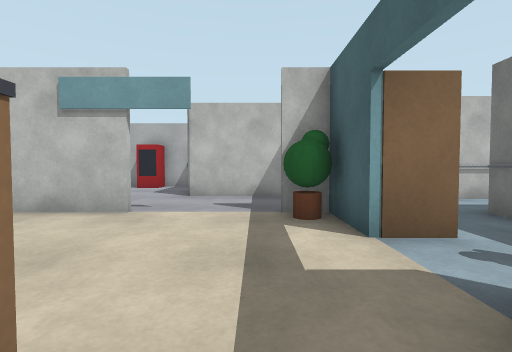
view 1 (above)

24 first-person views from a walk through a robot-simulator world made for Gazebo. The camera is 0.9 m above the floor, tilts 2° down and sees 85° across. The floor is counted in squares, 1 m on a side. Each view is taken from the middle of a square. On the plan, view 1 faces up. The plan holds only what a view shows up to about 11 squares ahead; the rest is blank. The place goes on beyond the plan. Simple shapes stand in for some stock models.

view 2
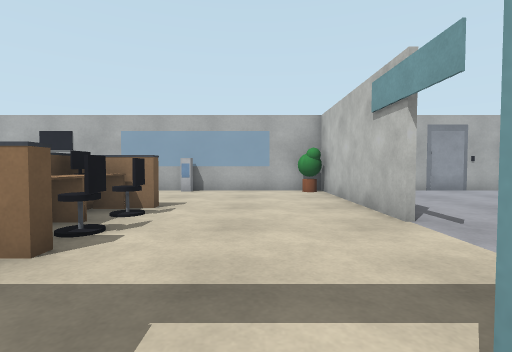

view 3
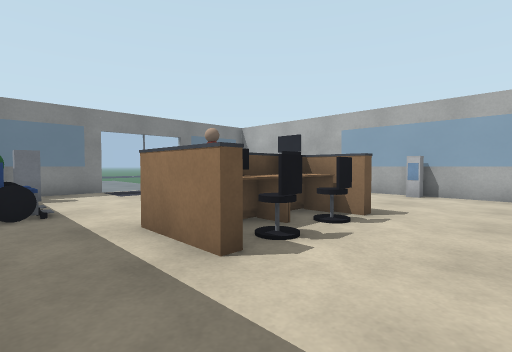

view 4
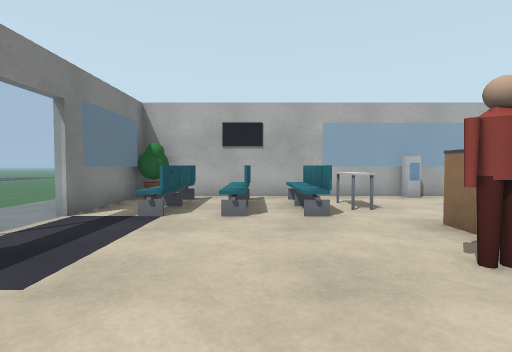

view 5
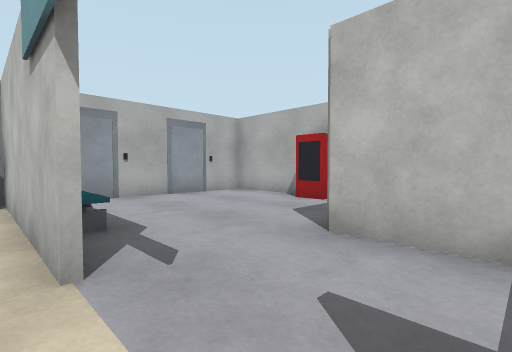

view 6
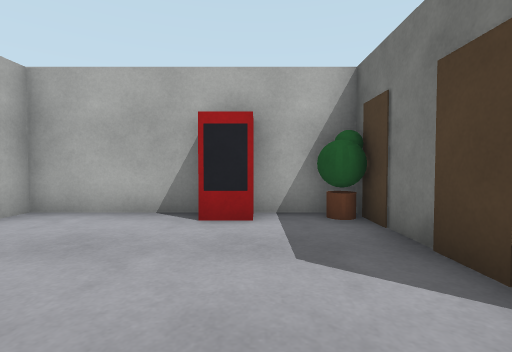

view 7
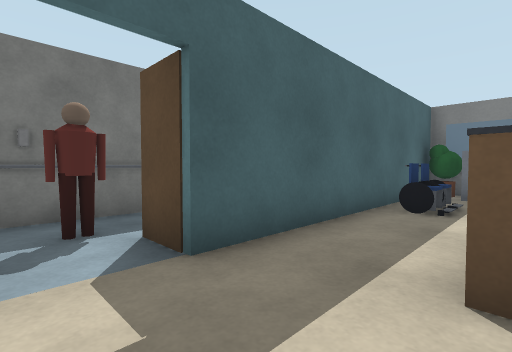

view 8
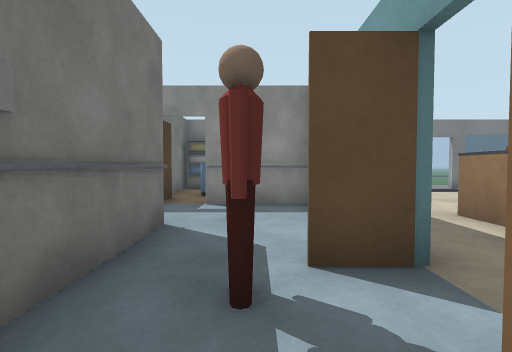

view 9
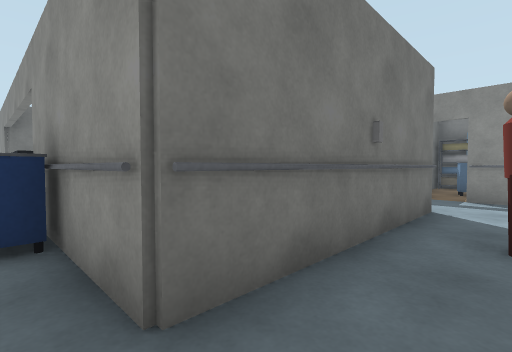

view 10
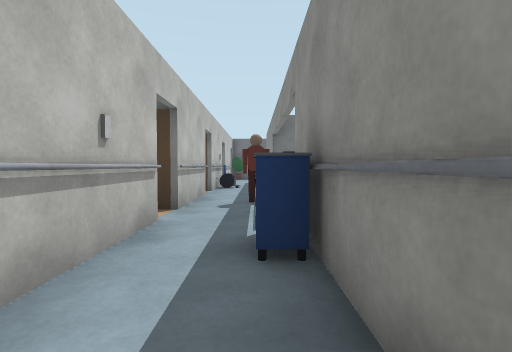

view 11
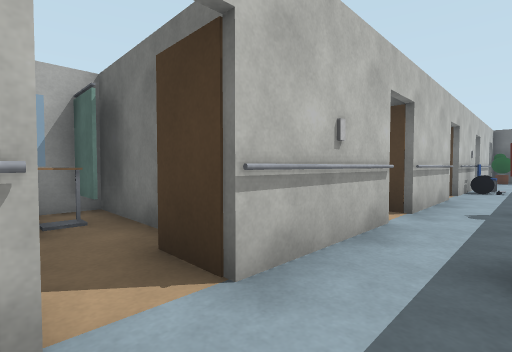

view 12
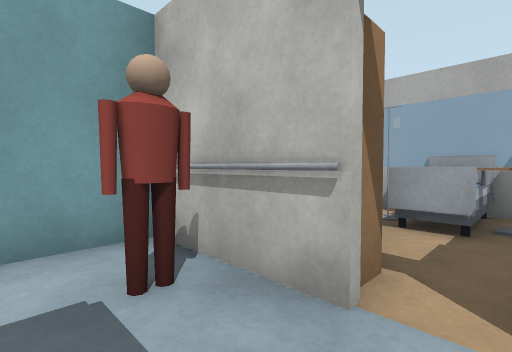

view 13
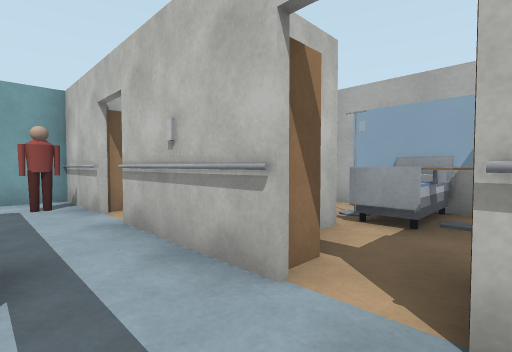

view 14
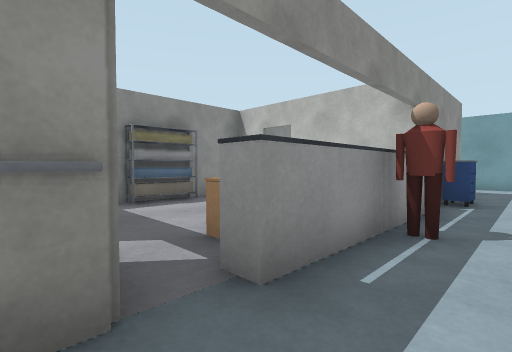

view 15
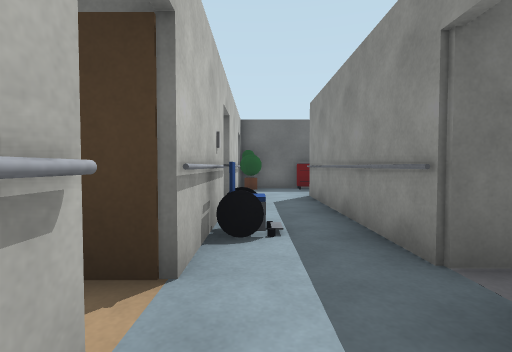

view 16
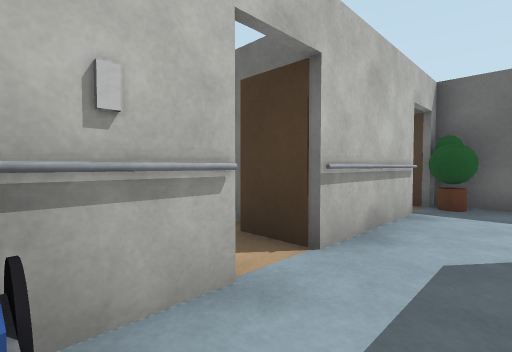

view 17
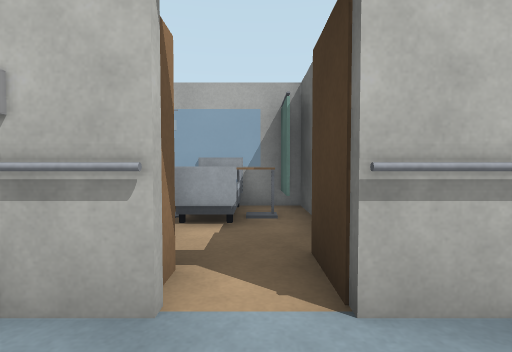

view 18
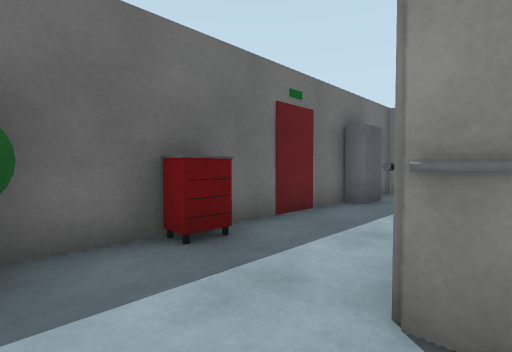

view 19
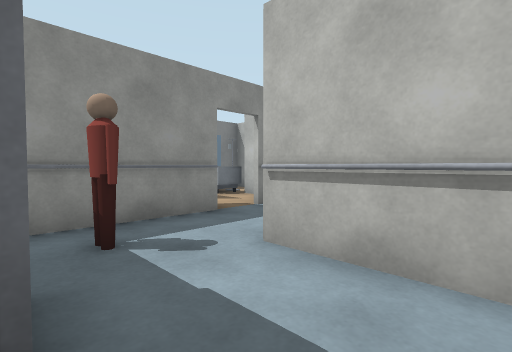

view 20
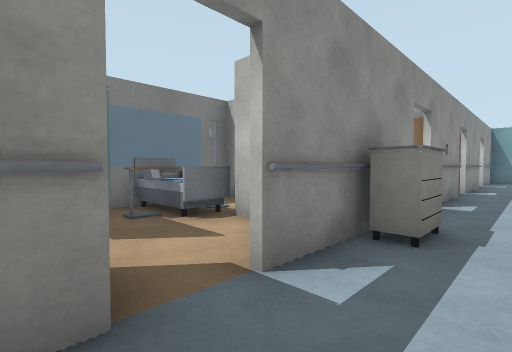

view 21
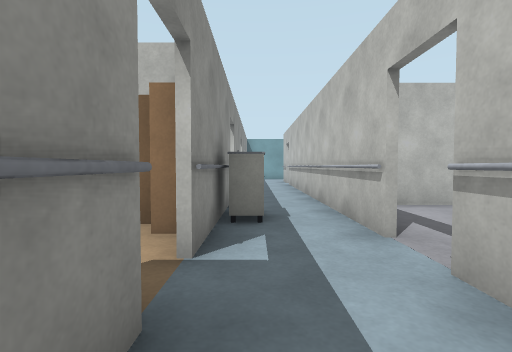

view 22
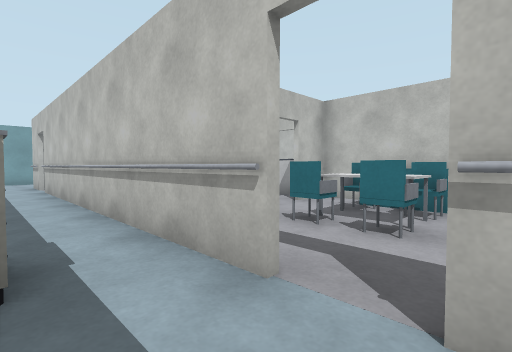

view 23
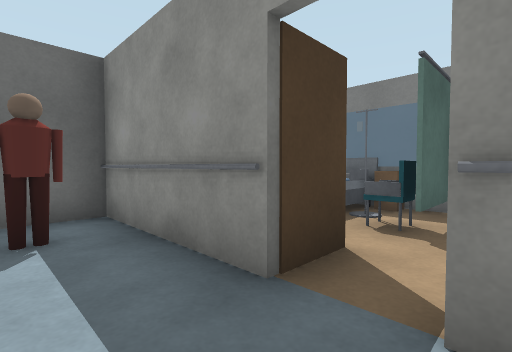

view 24
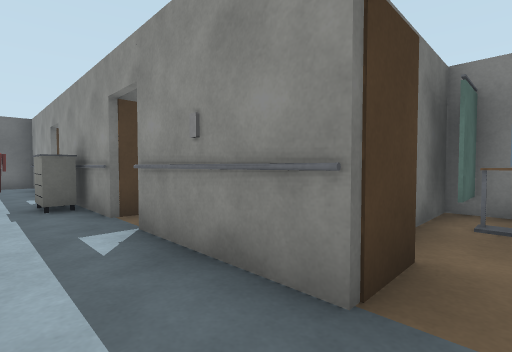

### Floor plan
Points are (right, up) in squares from view 1. A wall is a line through its corners. A room is listed if a view was taken in it or the views show most of it. See-through windows are left out.
Room 1 (views 1, 2, 3, 4, 5, 6, 7, 8)
walls: (-2.4, 5.4) (-3.5, 5.4); (1.4, 3.5) (1.4, 5.4); (-6.4, 5.4) (-8.4, 5.4) (-8.4, -7.5); (1.4, -2.5) (1.4, 1.5); (1.6, 5.4) (0.5, 5.4); (4.4, 0.6) (4.4, 4.6); (0.8, 8.4) (-2.1, 8.4); (-2.1, -7.4) (1.5, -7.4); (-7.2, -7.4) (-5, -7.4); (-2, 12.4) (-8.4, 12.4) (-8.4, 7.8); (4.8, -7.4) (5.2, -7.4); (5.8, -7.1) (5.8, -5.4)
ways out: opening at (3, 4.7) to room 2; opening at (3.5, 1) to room 2; opening at (4, -4.3) to room 2
objects: plant (-8, -7); other object (-8, 1); plant (-8, 5); door leaf (-8, 7); door leaf (-8, 10); other object (-7, -6) to (-5, -6); other object (-7, -4) to (-5, -4); other object (-7, -3) to (-5, -3); coffee table (-7, -2) to (-6, -2); grey box (-7, 7); grey box (-7, 10); bench (-6, 6) to (-4, 6); vending machine (-5, 12) to (-4, 12); other object (-4, -8) to (-3, -8); other object (-4, -1); desk (-4, 0) to (-3, 0); other object (-4, 1); person (-3, -2); other object (-3, -1) to (-2, -1); chair (-3, 1); plant (-3, 12); desk (-2, 0) to (-1, 0); chair (-2, 1); door leaf (-2, 10); door leaf (-2, 11) to (-2, 12); other object (-1, -1); other object (-1, 1); other object (0, -6); plant (1, -7); wheelchair (1, -4); wheelchair (1, -3); plant (1, 5); door leaf (2, 2); door leaf (2, 4); person (3, 2); cart (4, -5) to (5, -5); grey cylinder (4, 1) to (4, 5); shelf (5, -7)
Room 2 (views 9, 10, 11, 12, 13, 14, 15, 16, 17, 18, 19, 20, 21, 22, 23, 24)
walls: (14.6, 2.6) (14.6, 1.2); (14.4, 4.5) (14.4, 5.4) (15.5, 5.4); (15.6, 5.2) (14.6, 5.2) (14.6, 4); (17.6, -0.4) (16.5, -0.4); (7.4, 5.4) (8.6, 5.4) (8.6, 2); (7.6, -0.4) (7.1, -0.4); (19.4, 5.4) (20.6, 5.4); (19.2, -0.4) (18.6, -0.4); (17.4, -2.6) (18.4, -2.6); (7.9, 10) (7.9, 9.4); (19, 9.4) (19, 11.5); (5.8, 9.8) (5.8, 12.4) (2.5, 12.4); (9.2, 12.4) (6.4, 12.4); (14.8, -7.4) (18, -7.4); (23.4, 0.5) (23.4, 7.6); (22.4, -2.6) (23.4, -2.6) (23.4, -1.1); (9.2, -7.4) (10.2, -7.4) (10.2, -5.5); (19.1, 12.4) (16.1, 12.4); (2.6, 7.6) (1.6, 7.6) (1.6, 5.4); (19.6, -7.4) (21.4, -7.4); (1.8, -2.6) (4.2, -2.6)
ways out: opening at (3, 4.7) to room 1; opening at (3.5, 1) to room 1; opening at (4, -4.3) to room 1; gap at (6.5, 0); gap at (14, 3); gap at (18, -3)
objects: person (3, 7); grey cylinder (3, 8); other object (3, 12); wardrobe (4, 8); bed (4, 10); table (4, 11) to (5, 11); bed (4, 12); door leaf (5, -3); door leaf (5, 8); curtain (5, 12); other object (6, -3) to (7, -3); grey cylinder (6, 5); grey cylinder (6, 8); cart (7, 6); white box (7, 8); other object (8, -3); grey cylinder (8, 0) to (10, 0); wardrobe (8, 8); bed (8, 11) to (9, 12); table (9, -6); table (9, 11); curtain (10, -7); door leaf (10, -3); door leaf (10, 8); grey cylinder (11, -3) to (12, -3); person (11, 0) to (12, 0); counter (11, 5); person (11, 6); grey cylinder (11, 8) to (12, 8); desk (12, 4) to (13, 5); wardrobe (13, -3); grey cylinder (13, 0) to (16, 0); door leaf (14, -4) to (14, -3); door leaf (14, 8) to (14, 9); grey cylinder (15, -3) to (16, -3); grey cylinder (15, 8); other object (16, -7); cart (16, -2); chair (16, 2); chair (16, 3) to (16, 4); wheelchair (16, 7); white box (16, 8); bed (17, -7); table (17, -6) to (18, -6); bed (17, -5); wardrobe (17, -3); chair (17, 3) to (18, 4); sofa (17, 5); wardrobe (17, 8); bed (17, 10) to (18, 12); curtain (18, -7); chair (18, 2); table (18, 11); curtain (19, -6) to (19, -5); door leaf (19, -3) to (20, -3); door leaf (19, 8); curtain (19, 12); cabinet (20, -7); chair (20, -6) to (20, -5); grey cylinder (20, 0); grey cylinder (20, 8); bed (21, -7); bed (21, -5); grey cylinder (21, -3) to (22, -3); person (22, -1); cabinet (23, 0); cart (23, 5); plant (23, 7)

Positions as (right, up) in squares from view 1, and headings:
1: (0, 0), facing up
2: (2, 3), facing left
3: (1, 3), facing down-left
4: (0, -4), facing left
5: (0, 5), facing up-left
6: (-4, 7), facing up
7: (-1, 3), facing down-right
8: (3, 4), facing down
9: (3, 6), facing down-right
10: (4, 6), facing right
11: (4, 6), facing up-right
12: (5, 6), facing up-left
13: (10, 6), facing up-left
14: (15, 7), facing down-left
15: (12, 7), facing right
16: (16, 6), facing up-right
17: (18, 6), facing up
18: (20, 7), facing down-right
19: (23, 2), facing down-left
20: (20, -1), facing down-left
21: (21, -2), facing left
22: (19, -2), facing up-left
23: (18, -1), facing down-right
24: (9, -1), facing down-right
